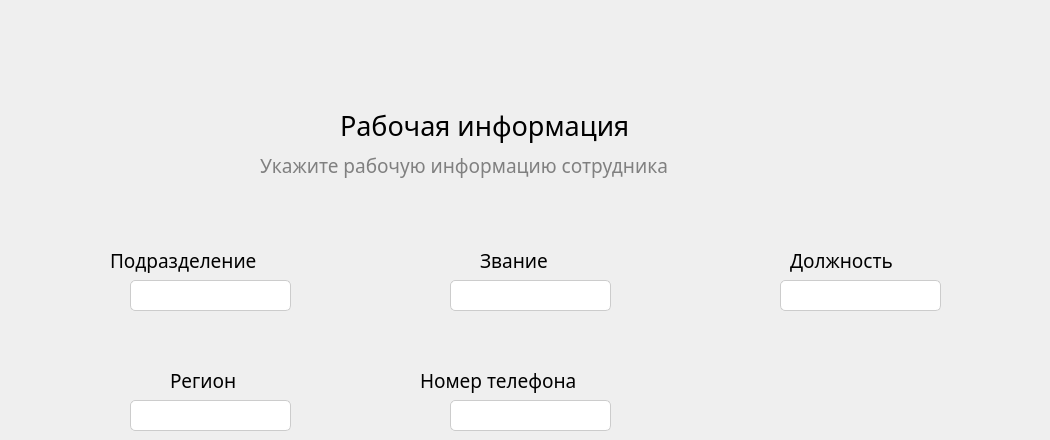
    <widget class="QWidget" name="widget_4">
     <widget class="QLabel" name="label_85">
      <property name="geometry">
       <rect>
        <x>25</x>
        <y>95</y>
        <width>21</width>
        <height>20</height>
       </rect>
      </property>
      <property name="text">
       <string/>
      </property>
      <property name="pixmap">
       <pixmap>../MVD2/icons/ellipsis.png</pixmap>
      </property>
      <property name="scaledContents">
       <bool>true</bool>
      </property>
     </widget>
     <widget class="QLabel" name="label_86">
      <property name="geometry">
       <rect>
        <x>25</x>
        <y>135</y>
        <width>21</width>
        <height>20</height>
       </rect>
      </property>
      <property name="text">
       <string/>
      </property>
      <property name="pixmap">
       <pixmap>../MVD2/icons/check.png</pixmap>
      </property>
      <property name="scaledContents">
       <bool>true</bool>
      </property>
     </widget>
     <widget class="QLabel" name="label_87">
      <property name="geometry">
       <rect>
        <x>240</x>
        <y>40</y>
        <width>581</width>
        <height>55</height>
       </rect>
      </property>
      <property name="text">
       <string/>
      </property>
      <property name="pixmap">
       <pixmap>../MVD2/icons/Step4.PNG</pixmap>
      </property>
      <property name="scaledContents">
       <bool>true</bool>
      </property>
     </widget>
     <widget class="QLabel" name="label_88">
      <property name="geometry">
       <rect>
        <x>340</x>
        <y>100</y>
        <width>631</width>
        <height>51</height>
       </rect>
      </property>
      <property name="font">
       <font>
        <family>Comfortaa</family>
        <pointsize>20</pointsize>
        <weight>50</weight>
        <bold>false</bold>
       </font>
      </property>
      <property name="styleSheet">
       <string notr="true">background-color: none;
</string>
      </property>
      <property name="text">
       <string>Рабочая информация</string>
      </property>
     </widget>
     <widget class="QLabel" name="label_89">
      <property name="geometry">
       <rect>
        <x>260</x>
        <y>140</y>
        <width>721</width>
        <height>51</height>
       </rect>
      </property>
      <property name="font">
       <font>
        <family>Comfortaa</family>
        <pointsize>14</pointsize>
        <weight>50</weight>
        <bold>false</bold>
       </font>
      </property>
      <property name="styleSheet">
       <string notr="true">background-color: none;
color: grey;</string>
      </property>
      <property name="text">
       <string>Укажите рабочую информацию сотрудника</string>
      </property>
     </widget>
     <widget class="QLineEdit" name="division">
      <property name="geometry">
       <rect>
        <x>130</x>
        <y>280</y>
        <width>161</width>
        <height>31</height>
       </rect>
      </property>
      <property name="font">
       <font>
        <family>Comfortaa</family>
        <pointsize>11</pointsize>
       </font>
      </property>
      <property name="styleSheet">
       <string notr="true">QLineEdit {
    border: 1px solid #ccc;
    border-radius: 8px;
    padding: 2px;
    background-color: white;
}

QLineEdit:hover {
    border: 1px solid #0A74F0; /* Измените цвет рамки при наведении, если нужно */
}

QLineEdit:focus {
    border: 1px solid #0A74F0; /* Измените цвет рамки при фокусе, если нужно */
}

QLineEdit {
    background-color: white;
}

QLineEdit::hover {
    border: 1px solid #0A74F0; /* Измените цвет рамки при наведении, если нужно */
}

QLineEdit::focus {
    border: 1px solid #0A74F0; /* Измените цвет рамки при фокусе, если нужно */
}

QLineEdit {
    border: 1px solid #ccc;
    border-radius: 5px;
    padding: 2px;
    background-color: white;
    box-shadow: 2px 2px 5px #0A74F0;
}
</string>
      </property>
     </widget>
     <widget class="QLabel" name="label_90">
      <property name="geometry">
       <rect>
        <x>110</x>
        <y>240</y>
        <width>251</width>
        <height>41</height>
       </rect>
      </property>
      <property name="font">
       <font>
        <family>Comfortaa</family>
        <pointsize>14</pointsize>
       </font>
      </property>
      <property name="text">
       <string>Подразделение</string>
      </property>
     </widget>
     <widget class="QLineEdit" name="rank">
      <property name="geometry">
       <rect>
        <x>450</x>
        <y>280</y>
        <width>161</width>
        <height>31</height>
       </rect>
      </property>
      <property name="font">
       <font>
        <family>Comfortaa</family>
        <pointsize>11</pointsize>
       </font>
      </property>
      <property name="styleSheet">
       <string notr="true">QLineEdit {
    border: 1px solid #ccc;
    border-radius: 8px;
    padding: 2px;
    background-color: white;
}

QLineEdit:hover {
    border: 1px solid #0A74F0; /* Измените цвет рамки при наведении, если нужно */
}

QLineEdit:focus {
    border: 1px solid #0A74F0; /* Измените цвет рамки при фокусе, если нужно */
}

QLineEdit {
    background-color: white;
}

QLineEdit::hover {
    border: 1px solid #0A74F0; /* Измените цвет рамки при наведении, если нужно */
}

QLineEdit::focus {
    border: 1px solid #0A74F0; /* Измените цвет рамки при фокусе, если нужно */
}

QLineEdit {
    border: 1px solid #ccc;
    border-radius: 5px;
    padding: 2px;
    background-color: white;
    box-shadow: 2px 2px 5px #0A74F0;
}
</string>
      </property>
     </widget>
     <widget class="QLabel" name="label_91">
      <property name="geometry">
       <rect>
        <x>480</x>
        <y>240</y>
        <width>181</width>
        <height>41</height>
       </rect>
      </property>
      <property name="font">
       <font>
        <family>Comfortaa</family>
        <pointsize>14</pointsize>
       </font>
      </property>
      <property name="text">
       <string>Звание</string>
      </property>
     </widget>
     <widget class="QLineEdit" name="post">
      <property name="geometry">
       <rect>
        <x>780</x>
        <y>280</y>
        <width>161</width>
        <height>31</height>
       </rect>
      </property>
      <property name="font">
       <font>
        <family>Comfortaa</family>
        <pointsize>11</pointsize>
       </font>
      </property>
      <property name="styleSheet">
       <string notr="true">QLineEdit {
    border: 1px solid #ccc;
    border-radius: 8px;
    padding: 2px;
    background-color: white;
}

QLineEdit:hover {
    border: 1px solid #0A74F0; /* Измените цвет рамки при наведении, если нужно */
}

QLineEdit:focus {
    border: 1px solid #0A74F0; /* Измените цвет рамки при фокусе, если нужно */
}

QLineEdit {
    background-color: white;
}

QLineEdit::hover {
    border: 1px solid #0A74F0; /* Измените цвет рамки при наведении, если нужно */
}

QLineEdit::focus {
    border: 1px solid #0A74F0; /* Измените цвет рамки при фокусе, если нужно */
}

QLineEdit {
    border: 1px solid #ccc;
    border-radius: 5px;
    padding: 2px;
    background-color: white;
    box-shadow: 2px 2px 5px #0A74F0;
}
</string>
      </property>
     </widget>
     <widget class="QLabel" name="label_92">
      <property name="geometry">
       <rect>
        <x>790</x>
        <y>240</y>
        <width>251</width>
        <height>41</height>
       </rect>
      </property>
      <property name="font">
       <font>
        <family>Comfortaa</family>
        <pointsize>14</pointsize>
       </font>
      </property>
      <property name="text">
       <string>Должность</string>
      </property>
     </widget>
     <widget class="QLineEdit" name="region">
      <property name="geometry">
       <rect>
        <x>130</x>
        <y>400</y>
        <width>161</width>
        <height>31</height>
       </rect>
      </property>
      <property name="font">
       <font>
        <family>Comfortaa</family>
        <pointsize>11</pointsize>
       </font>
      </property>
      <property name="styleSheet">
       <string notr="true">QLineEdit {
    border: 1px solid #ccc;
    border-radius: 8px;
    padding: 2px;
    background-color: white;
}

QLineEdit:hover {
    border: 1px solid #0A74F0; /* Измените цвет рамки при наведении, если нужно */
}

QLineEdit:focus {
    border: 1px solid #0A74F0; /* Измените цвет рамки при фокусе, если нужно */
}

QLineEdit {
    background-color: white;
}

QLineEdit::hover {
    border: 1px solid #0A74F0; /* Измените цвет рамки при наведении, если нужно */
}

QLineEdit::focus {
    border: 1px solid #0A74F0; /* Измените цвет рамки при фокусе, если нужно */
}

QLineEdit {
    border: 1px solid #ccc;
    border-radius: 5px;
    padding: 2px;
    background-color: white;
    box-shadow: 2px 2px 5px #0A74F0;
}
</string>
      </property>
     </widget>
     <widget class="QLabel" name="label_93">
      <property name="geometry">
       <rect>
        <x>170</x>
        <y>360</y>
        <width>171</width>
        <height>41</height>
       </rect>
      </property>
      <property name="font">
       <font>
        <family>Comfortaa</family>
        <pointsize>14</pointsize>
       </font>
      </property>
      <property name="text">
       <string>Регион</string>
      </property>
     </widget>
     <widget class="QLineEdit" name="phone_number">
      <property name="geometry">
       <rect>
        <x>450</x>
        <y>400</y>
        <width>161</width>
        <height>31</height>
       </rect>
      </property>
      <property name="font">
       <font>
        <family>Comfortaa</family>
        <pointsize>11</pointsize>
       </font>
      </property>
      <property name="styleSheet">
       <string notr="true">QLineEdit {
    border: 1px solid #ccc;
    border-radius: 8px;
    padding: 2px;
    background-color: white;
}

QLineEdit:hover {
    border: 1px solid #0A74F0; /* Измените цвет рамки при наведении, если нужно */
}

QLineEdit:focus {
    border: 1px solid #0A74F0; /* Измените цвет рамки при фокусе, если нужно */
}

QLineEdit {
    background-color: white;
}

QLineEdit::hover {
    border: 1px solid #0A74F0; /* Измените цвет рамки при наведении, если нужно */
}

QLineEdit::focus {
    border: 1px solid #0A74F0; /* Измените цвет рамки при фокусе, если нужно */
}

QLineEdit {
    border: 1px solid #ccc;
    border-radius: 5px;
    padding: 2px;
    background-color: white;
    box-shadow: 2px 2px 5px #0A74F0;
}
</string>
      </property>
     </widget>
     <widget class="QLabel" name="label_94">
      <property name="geometry">
       <rect>
        <x>420</x>
        <y>360</y>
        <width>331</width>
        <height>41</height>
       </rect>
      </property>
      <property name="font">
       <font>
        <family>Comfortaa</family>
        <pointsize>14</pointsize>
       </font>
      </property>
      <property name="text">
       <string>Номер телефона</string>
      </property>
     </widget>
     <zorder>label_94</zorder>
     <zorder>label_93</zorder>
     <zorder>label_92</zorder>
     <zorder>label_90</zorder>
     <zorder>label_85</zorder>
     <zorder>label_86</zorder>
     <zorder>label_87</zorder>
     <zorder>label_88</zorder>
     <zorder>label_89</zorder>
     <zorder>division</zorder>
     <zorder>label_91</zorder>
     <zorder>rank</zorder>
     <zorder>post</zorder>
     <zorder>region</zorder>
     <zorder>phone_number</zorder>
    </widget>
